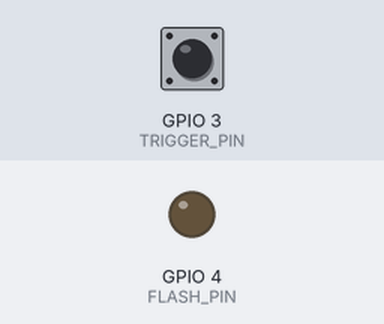
This sketch was run on a simulated ESP32. On the bench: output pins drawn as LEDs (lit = HIGH). The test bench sets the inputs (shaded band); at power-on: GPIO 3 (TRIGGER_PIN) HIGH. Storage starts empty; EEPROM starts erased; the camera gives no picture.

Above: at 0.6 s.
At 1.3 s:
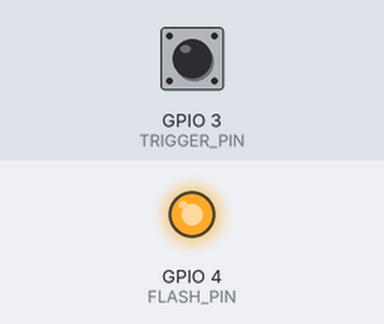
Timing chart, 0 to 3.0 s (numbered marks = the images above):
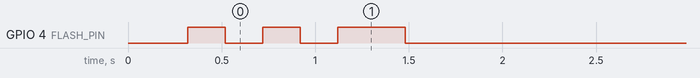

Measured:
- by itself, GPIO 4 (FLASH_PIN): goes LOW 0.20 s, HIGH 0.20 s, LOW 0.20 s, HIGH 0.36 s, then LOW

The sketch:

esp32.ino
```cpp
#include "soc/soc.h"
#include "soc/rtc_cntl_reg.h"
#include "esp_camera.h"
#include "FS.h"
#include "SD_MMC.h"
#include <Preferences.h>

Preferences preferences;

#define PWDN_GPIO_NUM     32
#define RESET_GPIO_NUM    -1
#define XCLK_GPIO_NUM      0
#define SIOD_GPIO_NUM     26
#define SIOC_GPIO_NUM     27
#define Y9_GPIO_NUM       35
#define Y8_GPIO_NUM       34
#define Y7_GPIO_NUM       39
#define Y6_GPIO_NUM       36
#define Y5_GPIO_NUM       21
#define Y4_GPIO_NUM       19
#define Y3_GPIO_NUM       18
#define Y2_GPIO_NUM        5
#define VSYNC_GPIO_NUM    25
#define HREF_GPIO_NUM     23
#define PCLK_GPIO_NUM     22

#define TRIGGER_PIN 3
#define FLASH_PIN   4

bool armed = true;

camera_fb_t* captureStable() {
  camera_fb_t *tmp = esp_camera_fb_get();
  if (tmp) esp_camera_fb_return(tmp);
  delay(120);
  return esp_camera_fb_get();
}

bool saveJpeg(uint32_t n, const uint8_t *buf, size_t len) {
  char path[32];
  snprintf(path, sizeof(path), "/PIC%04lu.jpg", (unsigned long)n);

  File f = SD_MMC.open(path, FILE_WRITE);
  if (!f) return false;

  size_t w = f.write(buf, len);
  f.flush();
  f.close();

  return (w == len);
}

void setup() {
  WRITE_PERI_REG(RTC_CNTL_BROWN_OUT_REG, 0);

  pinMode(FLASH_PIN, OUTPUT);
  digitalWrite(FLASH_PIN, LOW);
  pinMode(TRIGGER_PIN, INPUT);

  if (!SD_MMC.begin("/sdcard", true) || SD_MMC.cardType() == CARD_NONE) {
    while (true) {
      digitalWrite(FLASH_PIN, HIGH); delay(100);
      digitalWrite(FLASH_PIN, LOW);  delay(100);
    }
  }

  preferences.begin("SD", false);

  camera_config_t config;
  config.ledc_channel = LEDC_CHANNEL_0;
  config.ledc_timer   = LEDC_TIMER_0;
  config.pin_d0       = Y2_GPIO_NUM;
  config.pin_d1       = Y3_GPIO_NUM;
  config.pin_d2       = Y4_GPIO_NUM;
  config.pin_d3       = Y5_GPIO_NUM;
  config.pin_d4       = Y6_GPIO_NUM;
  config.pin_d5       = Y7_GPIO_NUM;
  config.pin_d6       = Y8_GPIO_NUM;
  config.pin_d7       = Y9_GPIO_NUM;
  config.pin_xclk     = XCLK_GPIO_NUM;
  config.pin_pclk     = PCLK_GPIO_NUM;
  config.pin_vsync    = VSYNC_GPIO_NUM;
  config.pin_href     = HREF_GPIO_NUM;
  config.pin_sscb_sda = SIOD_GPIO_NUM;
  config.pin_sscb_scl = SIOC_GPIO_NUM;
  config.pin_pwdn     = PWDN_GPIO_NUM;
  config.pin_reset    = RESET_GPIO_NUM;
  config.xclk_freq_hz = 20000000;
  config.pixel_format = PIXFORMAT_JPEG;

  if (psramFound()) {
    config.frame_size   = FRAMESIZE_UXGA;
    config.jpeg_quality = 10;
    config.fb_count     = 2;
  } else {
    config.frame_size   = FRAMESIZE_SVGA;
    config.jpeg_quality = 12;
    config.fb_count     = 1;
  }

  if (esp_camera_init(&config) != ESP_OK) {
    while (true) {
      digitalWrite(FLASH_PIN, HIGH); delay(400);
      digitalWrite(FLASH_PIN, LOW);  delay(400);
    }
  }

  sensor_t *s = esp_camera_sensor_get();
  if (s) {
    s->set_brightness(s, 1);
    s->set_contrast(s, 1);
    s->set_saturation(s, -1);
  }

  digitalWrite(FLASH_PIN, HIGH); delay(200);
  digitalWrite(FLASH_PIN, LOW);  delay(200);
  digitalWrite(FLASH_PIN, HIGH); delay(200);
  digitalWrite(FLASH_PIN, LOW);  delay(200);
}

void loop() {
  int t = digitalRead(TRIGGER_PIN);

  if (t == LOW) {
    armed = true;
    delay(2);
    return;
  }

  if (t == HIGH && armed) {
    armed = false;
    digitalWrite(FLASH_PIN, HIGH);
    delay(120);

    camera_fb_t *fb = captureStable();

    digitalWrite(FLASH_PIN, LOW);

    if (!fb) return;

    uint32_t n = preferences.getUInt("number", 0) + 1;
    delay(150);

    bool ok = saveJpeg(n, fb->buf, fb->len);
    esp_camera_fb_return(fb);

    if (ok) preferences.putUInt("number", n);

    delay(2000);
  }

  delay(2);
}
```
